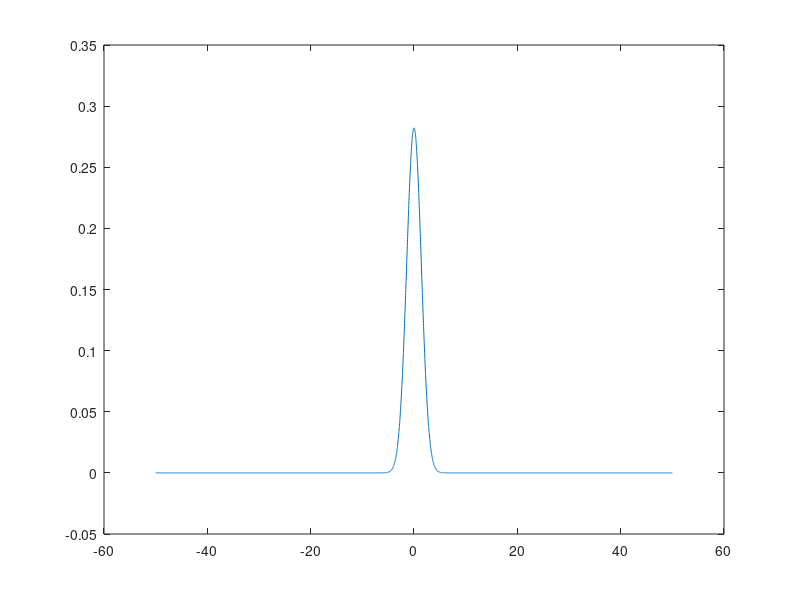

MATLAB code to generate this figure: (Note: this script raises an error after producing the figure.)
% Plot influence of periodic boundary condition:
% Plot 777: (blue) periodic; (red) free-space
% Plot 778: Blue divided by red

% Numerical Parameters
N = 100;
resolution_y = 5000;
% Problem Parameters
L = 100;
t = 1;

% Allocate and define
y_vector = linspace(-L/2,L/2,resolution_y);

term = @(y,y_0,t,k)...
    cos(2*pi*k/L.*(y-y_0)).*...
    exp(-4*pi^2*k^2/L^2.*t);

theta_1 = @(u,u_0,t)...
    1./sqrt(4*pi.*t).*exp(-(u-u_0).^2./4./t);

partial_sum = 0;
for i = 1:N
    partial_sum = partial_sum + term(y_vector,0,t,i);
end
% Periodic width-factor
S = (1+2*partial_sum)/L;
% Free-space width-factor
Th = theta_1(y_vector,0,t);
% S factor divided by theta (free-space width-factor)
F = S ./ Th;

figure(777);
plot(y_vector, S);
adjplot('\ity','\itQ')
hold on
plot(y_vector, Th, ':r');
figure(778);
plot(y_vector, F);